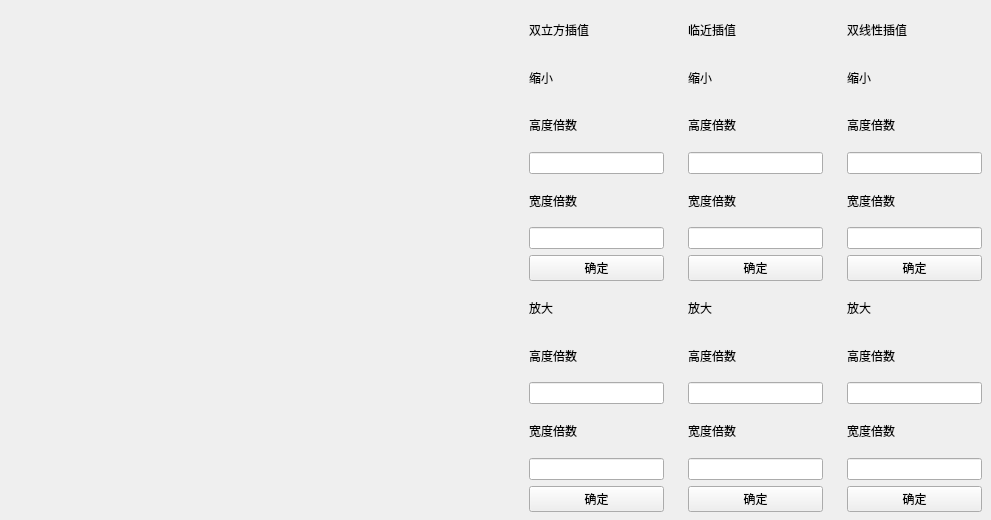
<?xml version="1.0" encoding="UTF-8"?>
<ui version="4.0">
 <class>Interpolation</class>
 <widget class="QWidget" name="Interpolation">
  <property name="geometry">
   <rect>
    <x>0</x>
    <y>0</y>
    <width>991</width>
    <height>520</height>
   </rect>
  </property>
  <property name="windowTitle">
   <string>Form</string>
  </property>
  <widget class="QWidget" name="widget" native="true">
   <property name="geometry">
    <rect>
     <x>520</x>
     <y>0</y>
     <width>471</width>
     <height>521</height>
    </rect>
   </property>
   <layout class="QHBoxLayout" name="horizontalLayout">
    <item>
     <widget class="QWidget" name="widget_2" native="true">
      <layout class="QVBoxLayout" name="verticalLayout">
       <item>
        <widget class="QLabel" name="label_3">
         <property name="text">
          <string>双立方插值</string>
         </property>
        </widget>
       </item>
       <item>
        <widget class="QLabel" name="label">
         <property name="text">
          <string>缩小</string>
         </property>
        </widget>
       </item>
       <item>
        <widget class="QLabel" name="label_4">
         <property name="text">
          <string>高度倍数</string>
         </property>
        </widget>
       </item>
       <item>
        <widget class="QLineEdit" name="lineEdit_small_biCubic_height"/>
       </item>
       <item>
        <widget class="QLabel" name="label_8">
         <property name="text">
          <string>宽度倍数</string>
         </property>
        </widget>
       </item>
       <item>
        <widget class="QLineEdit" name="lineEdit_small_biCubic_width"/>
       </item>
       <item>
        <widget class="QPushButton" name="btn_small_biCubic">
         <property name="text">
          <string>确定</string>
         </property>
        </widget>
       </item>
       <item>
        <widget class="QLabel" name="label_2">
         <property name="text">
          <string>放大</string>
         </property>
        </widget>
       </item>
       <item>
        <widget class="QLabel" name="label_5">
         <property name="text">
          <string>高度倍数</string>
         </property>
        </widget>
       </item>
       <item>
        <widget class="QLineEdit" name="lineEdit_large_biCubic_height"/>
       </item>
       <item>
        <widget class="QLabel" name="label_7">
         <property name="text">
          <string>宽度倍数</string>
         </property>
        </widget>
       </item>
       <item>
        <widget class="QLineEdit" name="lineEdit_large_biCubic_width"/>
       </item>
       <item>
        <widget class="QPushButton" name="btn_large_biCubic">
         <property name="text">
          <string>确定</string>
         </property>
        </widget>
       </item>
      </layout>
     </widget>
    </item>
    <item>
     <widget class="QWidget" name="widget_19" native="true">
      <layout class="QVBoxLayout" name="verticalLayout_10">
       <item>
        <widget class="QLabel" name="label_22">
         <property name="text">
          <string>临近插值</string>
         </property>
        </widget>
       </item>
       <item>
        <widget class="QLabel" name="label_23">
         <property name="text">
          <string>缩小</string>
         </property>
        </widget>
       </item>
       <item>
        <widget class="QLabel" name="label_24">
         <property name="text">
          <string>高度倍数</string>
         </property>
        </widget>
       </item>
       <item>
        <widget class="QLineEdit" name="lineEdit_small_nearest_height"/>
       </item>
       <item>
        <widget class="QLabel" name="label_25">
         <property name="text">
          <string>宽度倍数</string>
         </property>
        </widget>
       </item>
       <item>
        <widget class="QLineEdit" name="lineEdit_small_nearest_width"/>
       </item>
       <item>
        <widget class="QPushButton" name="btn_small_nearest">
         <property name="text">
          <string>确定</string>
         </property>
        </widget>
       </item>
       <item>
        <widget class="QLabel" name="label_26">
         <property name="text">
          <string>放大</string>
         </property>
        </widget>
       </item>
       <item>
        <widget class="QLabel" name="label_27">
         <property name="text">
          <string>高度倍数</string>
         </property>
        </widget>
       </item>
       <item>
        <widget class="QLineEdit" name="lineEdit_large_nearest_heightt"/>
       </item>
       <item>
        <widget class="QLabel" name="label_28">
         <property name="text">
          <string>宽度倍数</string>
         </property>
        </widget>
       </item>
       <item>
        <widget class="QLineEdit" name="lineEdit_large_nearest_width"/>
       </item>
       <item>
        <widget class="QPushButton" name="btn_large_nearest">
         <property name="text">
          <string>确定</string>
         </property>
        </widget>
       </item>
      </layout>
     </widget>
    </item>
    <item>
     <widget class="QWidget" name="widget_3" native="true">
      <layout class="QVBoxLayout" name="verticalLayout_2">
       <item>
        <widget class="QLabel" name="label_6">
         <property name="text">
          <string>双线性插值</string>
         </property>
        </widget>
       </item>
       <item>
        <widget class="QLabel" name="label_9">
         <property name="text">
          <string>缩小</string>
         </property>
        </widget>
       </item>
       <item>
        <widget class="QLabel" name="label_10">
         <property name="text">
          <string>高度倍数</string>
         </property>
        </widget>
       </item>
       <item>
        <widget class="QLineEdit" name="lineEdit_small_bilinear_height"/>
       </item>
       <item>
        <widget class="QLabel" name="label_11">
         <property name="text">
          <string>宽度倍数</string>
         </property>
        </widget>
       </item>
       <item>
        <widget class="QLineEdit" name="lineEdit_small_bilinear_width"/>
       </item>
       <item>
        <widget class="QPushButton" name="btn_small_bilinear">
         <property name="text">
          <string>确定</string>
         </property>
        </widget>
       </item>
       <item>
        <widget class="QLabel" name="label_12">
         <property name="text">
          <string>放大</string>
         </property>
        </widget>
       </item>
       <item>
        <widget class="QLabel" name="label_13">
         <property name="text">
          <string>高度倍数</string>
         </property>
        </widget>
       </item>
       <item>
        <widget class="QLineEdit" name="lineEdit_large_bilinear_height"/>
       </item>
       <item>
        <widget class="QLabel" name="label_14">
         <property name="text">
          <string>宽度倍数</string>
         </property>
        </widget>
       </item>
       <item>
        <widget class="QLineEdit" name="lineEdit_large_bilinear_width"/>
       </item>
       <item>
        <widget class="QPushButton" name="btn_large_bilinear">
         <property name="text">
          <string>确定</string>
         </property>
        </widget>
       </item>
      </layout>
     </widget>
    </item>
   </layout>
  </widget>
  <widget class="QLabel" name="imageLabel">
   <property name="geometry">
    <rect>
     <x>0</x>
     <y>0</y>
     <width>512</width>
     <height>512</height>
    </rect>
   </property>
   <property name="minimumSize">
    <size>
     <width>512</width>
     <height>512</height>
    </size>
   </property>
   <property name="maximumSize">
    <size>
     <width>512</width>
     <height>512</height>
    </size>
   </property>
   <property name="text">
    <string/>
   </property>
  </widget>
 </widget>
 <resources/>
 <connections/>
</ui>
